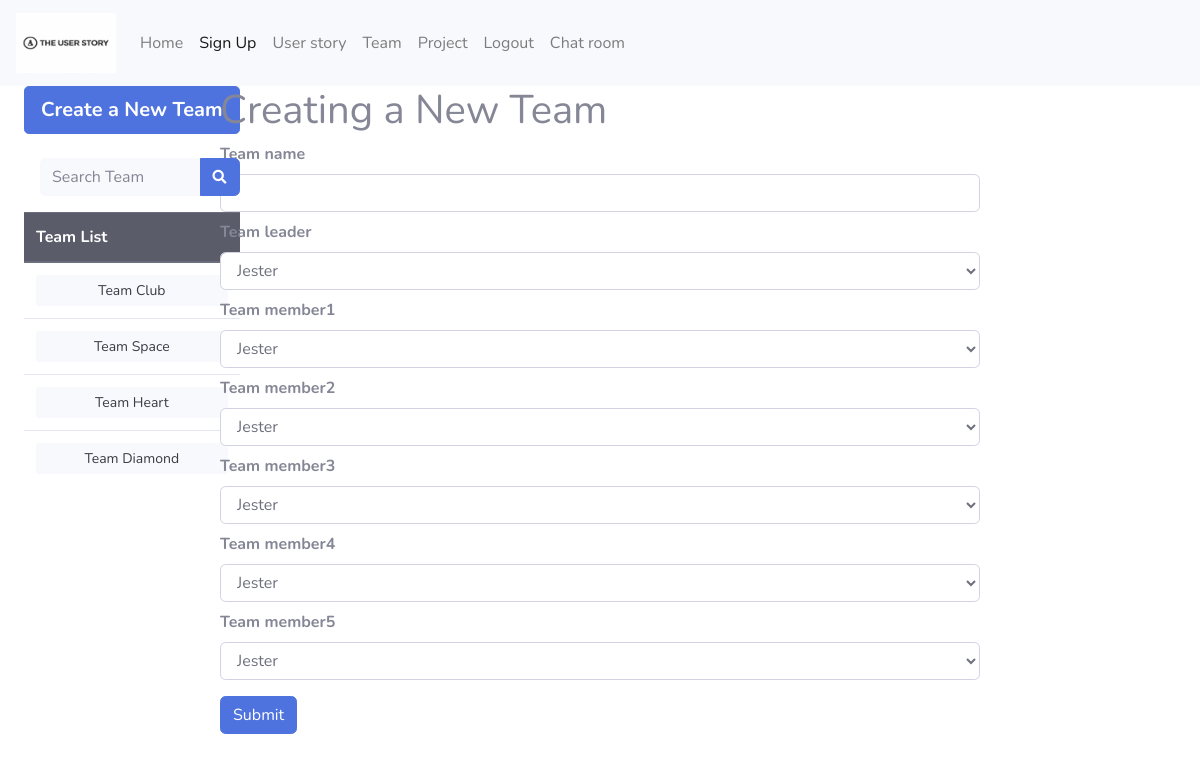
The page /createNewTeam (signed in) on the database its author committed.
### app/models.py (models this page shows)
class Team(db.Model):
    _table_ = db.Model.metadata.tables['team']
    __table_args__ = {'extend_existing': True}
    team_id = db.Column(db.Integer, primary_key=True)

### app/team/routes.py (the view, shortened to what this page needs)
@bp_team.route('/createNewTeam', methods=['POST', 'GET'])
def team_creation():
    if current_user.is_authenticated:
        teams = Team.query.all()
        available_users = db.session.query(User).all()
        user_list = [(str(i.user_id), i.name) for i in available_users]
        new_team_form = TeamForm(request.form)
        new_team_form.leader.choices = user_list
        new_team_form.member1.choices = user_list
        new_team_form.member2.choices = user_list
        new_team_form.member3.choices = user_list
        new_team_form.member4.choices = user_list
        new_team_form.member5.choices = user_list
        def commit_user(team_id, user_id):
            user = TeamUserLink(team_id=team_id, user_id=user_id)
            db.session.add(user)
            db.session.commit()
    else:
        response = make_response(redirect(url_for('auth.login')))
        flash('Please Login First To Use The Team Function')
        return response
    return render_template('team_creation.html', teams=teams, new_team_form=new_team_form)

### app/team/forms.py (shortened to what this page needs)
class TeamForm(FlaskForm):
    name = StringField('Team name', validators=[DataRequired()])
    leader = SelectField('Team leader', validators=[DataRequired()])
    member1 = SelectField('Team member1')
    member2 = SelectField('Team member2')
    member3 = SelectField('Team member3')
    member4 = SelectField('Team member4')
    member5 = SelectField('Team member5')

### app/auth/routes.py (called while the page is built)
@login_manager.user_loader
def load_user(user_id):
    if user_id is not None:
        return User.query.get(user_id)
    return None

### app/templates/team_creation.html (shortened to what this page needs)
{% extends "team_base.html" %}
{% block team_base_content %}
    {% from "_formhelpers.html" import render_field %}
    <div class="col-8">
        <h1>Creating a New Team</h1>
        <form method=post novalidate>
                    <dl>
                        {{ render_field(new_team_form.name, class='form-control') }}
                        {{ render_field(new_team_form.leader, class='form-control') }}
                        {{ render_field(new_team_form.member1, class='form-control') }}
                        {{ render_field(new_team_form.member2, class='form-control') }}
                        {{ render_field(new_team_form.member3, class='form-control') }}
                        {{ render_field(new_team_form.member4, class='form-control') }}
                        {{ render_field(new_team_form.member5, class='form-control') }}
                    </dl>
                    <button type="submit" class="btn btn-primary">Submit</button>
                </form>
    </div>
    <div class="col-2">
    </div>
{% endblock %}

### app/templates/team_base.html (shortened to what this page needs)
{% extends "base.html" %}
{% block content %}
    <div role=main>
        <div class="container-fluid">
            <div class="row">
                <div class="col-2">
                    <ul class="nav flex-column">
                        <li class="nav-item">
                            <a href="{{ url_for('team.team_creation') }}" type="button"
                               class="btn btn-primary btn-lg btn-block"><strong>Create a New Team</strong>
                            </a><br>
                        </li>
                        <li class="nav-item">
                            <form class="d-none d-sm-inline-block form-inline mr-auto ml-md-3 my-2 my-md-0 mw-100"
                                  method="post" action="{{ url_for('team.team_base') }}">
                                <div class="input-group">
                                    <input type="text" class="form-control bg-light border-0 small"
                                           placeholder="Search Team" aria-label="Search"
                                           aria-describedby="basic-addon2"
                                           name="search_term">
                                    <div class="input-group-append">
                                        <button class="btn btn-primary" type="submit">
                                            <i class="fas fa-search fa-sm"></i>
                                        </button>
                                    </div>
                                </div>
                            </form><p></p>
                            <table class="table">
                                <thead class="thead-dark">
                                <tr>
                                    <th scope="col">Team List</th>
                                </tr>
                                {% for team in teams %}
                                    <tr>
                                        <td><a type="button" class="btn btn-light btn-sm btn-block"
                                               href="{{ url_for('team.team_info', team_id=team.team_id) }}">{{ team.name }}</a>
                                        </td>
                                    </tr>
                                {% endfor %}
                                </thead>
                            </table>
                        </li>
                    </ul>
                </div>
                {% block team_base_content %}{% endblock %}
            </div>
        </div>
    </div>
{% endblock %}

### rows shown on the page
Team: name "Team Club"
Team: name "Team Space"
Team: name "Team Heart"
Team: name "Team Diamond"

### other values the page prints
{{ field.label }} "Team name Team leader Team member1 Team member2 Team member3 Team member4 Team member5"
